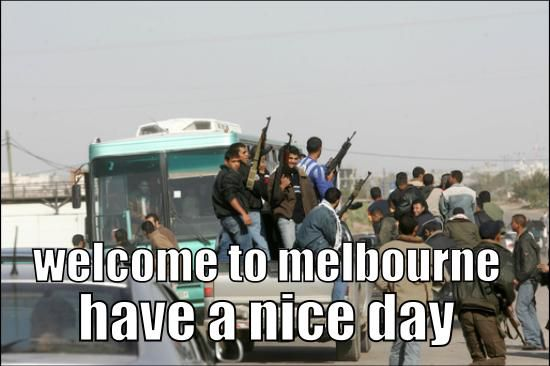
#> input picture output_oldold/90.png, 550 x 366 px, given in place of 90.jpeg, which was not available
$ jupyter execute --allow-errors 90.ipynb   (text cells are left out)
#> lines starting #> are read from the running program, lines starting #| are printed output that depends on the picture; pictures that were not available may be replaced by others from this repository, and a replacement may not be noted
[cell 1]
import cv2
import matplotlib.pyplot as plt
import numpy as np

# Load the image
image_path = './data/90.jpeg'
image = cv2.imread(image_path)  # Load the image from the specified path
#> image is the input picture: shape (366, 550, 3); mean B, G, R 155.4, 158.5, 157.5

# Convert the image from BGR to RGB
image_rgb = cv2.cvtColor(image, cv2.COLOR_BGR2RGB)  # Convert the image to RGB

# Extract the color palette
# Reshape the image to a 2D array of pixels
pixels = image_rgb.reshape((-1, 3))

# Use KMeans clustering to find the most common colors
# We will use 5 clusters to get a color palette with 5 colors
#> (the rest of this cell did not finish here and is left out)

[cell 2]
from sklearn.cluster import KMeans

# Redefine the variables
image_path = './data/90.jpeg'
image = cv2.imread(image_path)
image_rgb = cv2.cvtColor(image, cv2.COLOR_BGR2RGB)
pixels = image_rgb.reshape((-1, 3))
kmeans = KMeans(n_clusters=5)
kmeans.fit(pixels)
palette = kmeans.cluster_centers_.astype(int)
output_path = './output/90.png'
palette_path = './output/90_palette.png'

# Save the original image with a modified file name
plt.imsave(output_path, image_rgb)

# Save the color palette
plt.imsave(palette_path, palette)

# Display the color palette
plt.figure(figsize=(8, 6))
plt.axis('off')
plt.imshow(palette.reshape((5, 1, 3)).astype(np.uint8))
plt.savefig(palette_path)
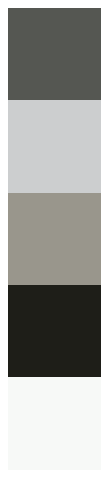
#> figure drawn by matplotlib, 1 panel

[cell 3]
import cv2
import matplotlib.pyplot as plt
import numpy as np
from sklearn.cluster import KMeans

# Load the image
image_path = './data/90.jpeg'
image = cv2.imread(image_path)  # Load the image from the specified path

# Convert the image from BGR to RGB
image_rgb = cv2.cvtColor(image, cv2.COLOR_BGR2RGB)  # Convert the image to RGB

# Extract the color palette
# Reshape the image to a 2D array of pixels
pixels = image_rgb.reshape((-1, 3))

# Use KMeans clustering to find the most common colors
# We will use 5 clusters to get a color palette with 5 colors
kmeans = KMeans(n_clusters=5)
kmeans.fit(pixels)

# Get the color palette
palette = kmeans.cluster_centers_.astype(int)

# Save the original image with a modified file name
output_path = './output/90.png'
plt.imsave(output_path, image_rgb)  # Save the image to the specified path

# Save the color palette
palette_path = './output/90_palette.png'
plt.imsave(palette_path, palette)  # Save the color palette to the specified path

# Display the color palette
plt.figure(figsize=(8, 6))
plt.axis('off')
plt.imshow(palette.reshape((5, 1, 3)).astype(np.uint8))
plt.savefig('./output/90_palette.png')  # Save the color palette image
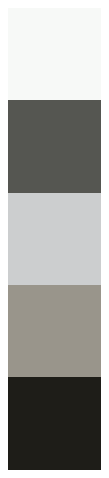
#> figure drawn by matplotlib, 1 panel

[cell 4]
import cv2
import matplotlib.pyplot as plt
import numpy as np
from sklearn.cluster import KMeans

# Load the image
image_path = './data/90.jpeg'
image = cv2.imread(image_path)  # Load the image from the specified path

# Convert the image from BGR to RGB
image_rgb = cv2.cvtColor(image, cv2.COLOR_BGR2RGB)  # Convert the image to RGB

# Extract the color palette
# Reshape the image to a 2D array of pixels
pixels = image_rgb.reshape((-1, 3))

# Use KMeans clustering to find the most common colors
# We will use 5 clusters to get a color palette with 5 colors
kmeans = KMeans(n_clusters=5)
kmeans.fit(pixels)

# Get the color palette
palette = kmeans.cluster_centers_.astype(int)

# Save the original image with a modified file name
output_path = './output/90.png'
plt.imsave(output_path, image_rgb)  # Save the image to the specified path

# Save the color palette
palette_path = './output/90_palette.png'
plt.imsave(palette_path, palette)  # Save the color palette to the specified path

# Display the color palette
plt.figure(figsize=(8, 6))
plt.axis('off')
plt.imshow(palette.reshape((5, 1, 3)).astype(np.uint8))
plt.savefig('./output/90_palette.png')  # Save the color palette image
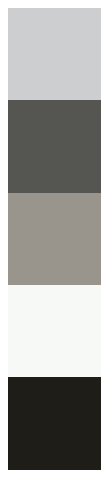
#> figure drawn by matplotlib, 1 panel

[cell 5]
import cv2
import matplotlib.pyplot as plt
import numpy as np
from sklearn.cluster import KMeans

# Load the image
image_path = './data/90.jpeg'
image = cv2.imread(image_path)  # Load the image from the specified path

# Convert the image from BGR to RGB
image_rgb = cv2.cvtColor(image, cv2.COLOR_BGR2RGB)  # Convert the image to RGB

# Extract the color palette
# Reshape the image to a 2D array of pixels
pixels = image_rgb.reshape((-1, 3))

# Use KMeans clustering to find the most common colors
# We will use 5 clusters to get a color palette with 5 colors
kmeans = KMeans(n_clusters=5)
kmeans.fit(pixels)

# Get the color palette
palette = kmeans.cluster_centers_.astype(int)

# Save the original image with a modified file name
output_path = './output/90.png'
plt.imsave(output_path, image_rgb)  # Save the image to the specified path

# Save the color palette
palette_path = './output/90_palette.png'
plt.imsave(palette_path, palette)  # Save the color palette to the specified path

# Display the color palette
plt.figure(figsize=(8, 6))
plt.axis('off')
plt.imshow(palette.reshape((5, 1, 3)).astype(np.uint8))
plt.savefig('./output/90_palette.png')  # Save the color palette image
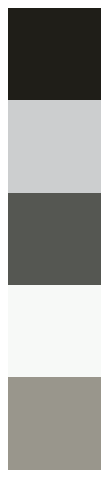
#> figure drawn by matplotlib, 1 panel

[cell 6]
import cv2
import matplotlib.pyplot as plt
import numpy as np
from sklearn.cluster import KMeans

# Load the image
image_path = './data/90.jpeg'
image = cv2.imread(image_path)  # Load the image from the specified path

# Convert the image from BGR to RGB
image_rgb = cv2.cvtColor(image, cv2.COLOR_BGR2RGB)  # Convert the image to RGB

# Extract the color palette
# Reshape the image to a 2D array of pixels
pixels = image_rgb.reshape((-1, 3))

# Use KMeans clustering to find the most common colors
# We will use 5 clusters to get a color palette with 5 colors
kmeans = KMeans(n_clusters=5)
kmeans.fit(pixels)

# Get the color palette
palette = kmeans.cluster_centers_.astype(int)

# Save the original image with a modified file name
output_path = './output/90.png'
plt.imsave(output_path, image_rgb)  # Save the image to the specified path

# Save the color palette
palette_path = './output/90_palette.png'
plt.imsave(palette_path, palette)  # Save the color palette to the specified path

# Display the color palette
plt.figure(figsize=(8, 6))
plt.axis('off')
plt.imshow(palette.reshape((5, 1, 3)).astype(np.uint8))
plt.savefig('./output/90_palette.png')  # Save the color palette image
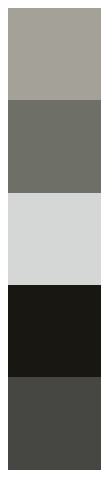
#> figure drawn by matplotlib, 1 panel

[cell 7]
import cv2
import matplotlib.pyplot as plt
import numpy as np
from sklearn.cluster import KMeans

# Load the image
image_path = './data/90.jpeg'
image = cv2.imread(image_path)  # Load the image from the specified path

# Convert the image from BGR to RGB
image_rgb = cv2.cvtColor(image, cv2.COLOR_BGR2RGB)  # Convert the image to RGB

# Extract the color palette
# Reshape the image to a 2D array of pixels
pixels = image_rgb.reshape((-1, 3))

# Use KMeans clustering to find the most common colors
# We will use 5 clusters to get a color palette with 5 colors
kmeans = KMeans(n_clusters=5)
kmeans.fit(pixels)

# Get the color palette
palette = kmeans.cluster_centers_.astype(int)

# Save the original image with a modified file name
output_path = './output/90.png'
plt.imsave(output_path, image_rgb)  # Save the image to the specified path

# Save the color palette
palette_path = './output/90_palette.png'
plt.imsave(palette_path, palette)  # Save the color palette to the specified path

# Display the color palette
plt.figure(figsize=(8, 6))
plt.axis('off')
plt.imshow(palette.reshape((5, 1, 3)).astype(np.uint8))
plt.savefig('./output/90_palette.png')  # Save the color palette image
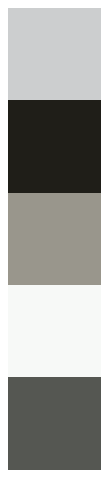
#> figure drawn by matplotlib, 1 panel

[cell 8]
import cv2
import matplotlib.pyplot as plt
import numpy as np
from sklearn.cluster import KMeans

# Load the image
image_path = './data/90.jpeg'
image = cv2.imread(image_path)  # Load the image from the specified path

# Convert the image from BGR to RGB
image_rgb = cv2.cvtColor(image, cv2.COLOR_BGR2RGB)  # Convert the image to RGB

# Extract the color palette
# Reshape the image to a 2D array of pixels
pixels = image_rgb.reshape((-1, 3))

# Use KMeans clustering to find the most common colors
# We will use 5 clusters to get a color palette with 5 colors
kmeans = KMeans(n_clusters=5)
kmeans.fit(pixels)

# Get the color palette
palette = kmeans.cluster_centers_.astype(int)

# Save the original image with a modified file name
output_path = './output/90.png'
plt.imsave(output_path, image_rgb)  # Save the image to the specified path

# Save the color palette
palette_path = './output/90_palette.png'
plt.imsave(palette_path, palette)  # Save the color palette to the specified path

# Display the color palette
plt.figure(figsize=(8, 6))
plt.axis('off')
plt.imshow(palette.reshape((5, 1, 3)).astype(np.uint8))
plt.savefig('./output/90_palette.png')  # Save the color palette image
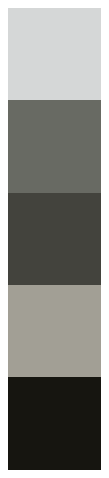
#> figure drawn by matplotlib, 1 panel

[cell 9]
import cv2
import matplotlib.pyplot as plt
import numpy as np
from sklearn.cluster import KMeans

# Load the image
image_path = './data/90.jpeg'
image = cv2.imread(image_path)  # Load the image from the specified path

# Convert the image from BGR to RGB
image_rgb = cv2.cvtColor(image, cv2.COLOR_BGR2RGB)  # Convert the image to RGB

# Extract the color palette
# Reshape the image to a 2D array of pixels
pixels = image_rgb.reshape((-1, 3))

# Use KMeans clustering to find the most common colors
# We will use 5 clusters to get a color palette with 5 colors
kmeans = KMeans(n_clusters=5)
kmeans.fit(pixels)

# Get the color palette
palette = kmeans.cluster_centers_.astype(int)

# Save the original image with a modified file name
output_path = './output/90.png'
plt.imsave(output_path, image_rgb)  # Save the image to the specified path

# Save the color palette
palette_path = './output/90_palette.png'
plt.imsave(palette_path, palette)  # Save the color palette to the specified path

# Display the color palette
plt.figure(figsize=(8, 6))
plt.axis('off')
plt.imshow(palette.reshape((5, 1, 3)).astype(np.uint8))
plt.savefig('./output/90_palette.png')  # Save the color palette image
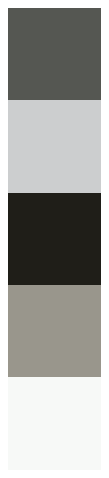
#> figure drawn by matplotlib, 1 panel

[cell 10]
import cv2
import matplotlib.pyplot as plt
import numpy as np
from sklearn.cluster import KMeans

# Load the image
image_path = './data/90.jpeg'
image = cv2.imread(image_path)  # Load the image from the specified path

# Convert the image from BGR to RGB
image_rgb = cv2.cvtColor(image, cv2.COLOR_BGR2RGB)  # Convert the image to RGB

# Extract the color palette
# Reshape the image to a 2D array of pixels
pixels = image_rgb.reshape((-1, 3))

# Use KMeans clustering to find the most common colors
# We will use 5 clusters to get a color palette with 5 colors
kmeans = KMeans(n_clusters=5)
kmeans.fit(pixels)

# Get the color palette
palette = kmeans.cluster_centers_.astype(int)

# Save the original image with a modified file name
output_path = './output/90.png'
plt.imsave(output_path, image_rgb)  # Save the image to the specified path

# Save the color palette
palette_path = './output/90_palette.png'
plt.imsave(palette_path, palette)  # Save the color palette to the specified path

# Display the color palette
plt.figure(figsize=(8, 6))
plt.axis('off')
plt.imshow(palette.reshape((5, 1, 3)).astype(np.uint8))
plt.savefig('./output/90_palette.png')  # Save the color palette image
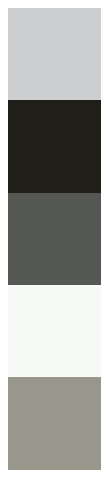
#> figure drawn by matplotlib, 1 panel
